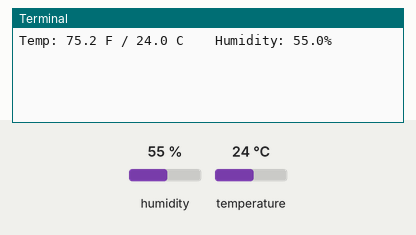
This program was run on a simulated Raspberry Pi (BCM pin numbers). Parts: the last lines printed to the terminal. The test bench sets the inputs (shaded band); at power-on: humidity 55 %, temperature 24 °C.

Above: at 1.2 s.
1.3 s: humidity set to 22 %
At 3.5 s:
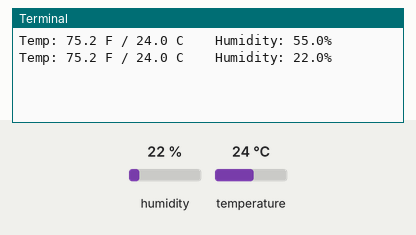
4.3 s: temperature set to 12 °C
At 5.8 s:
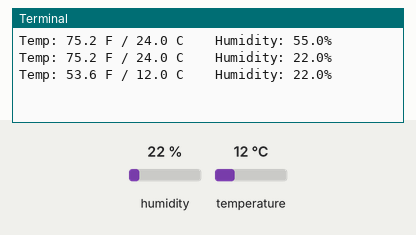
7.3 s: humidity set to 40 %
At 10.7 s:
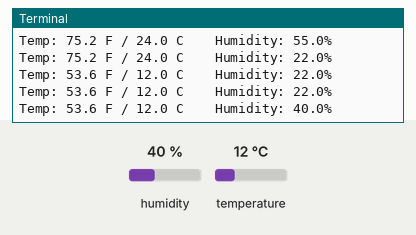
Timing chart, 0 to 12.2 s (numbered marks = the images above; inputs shaded):
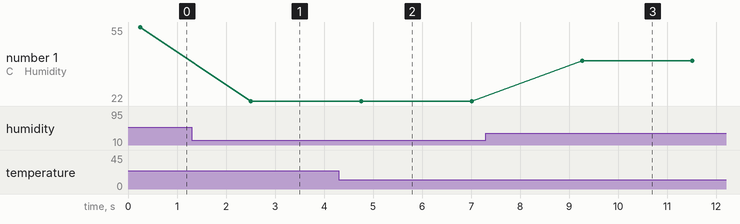

Measured:
- after the input at 1.3 s, the terminal: prints a new line after 1.2 s (image 1)
- after the input at 4.3 s, the terminal: prints a new line after 0.46 s (image 2)
- after the input at 7.3 s, the terminal: prints a new line after 2.0 s (image 3)
- plotted number 1: 55 → 22 after the input at 1.3 s, 22 → 40 after the input at 7.3 s

The program:

DHT22.py
```python
import time
import board
import adafruit_dht

dhtDevice = adafruit_dht.DHT22(board.D27)

while True:
    try:
        # Print the values to the serial port
        temperature_c = dhtDevice.temperature
        temperature_f = temperature_c * (9 / 5) + 32
        humidity = dhtDevice.humidity
        print(
            "Temp: {:.1f} F / {:.1f} C    Humidity: {}% ".format(
                temperature_f, temperature_c, humidity
            )
        )

    except RuntimeError as error:
        # Errors happen fairly often, DHT's are hard to read, just keep going
        print(error.args[0])
        time.sleep(2.0)
        continue
    except Exception as error:
        dhtDevice.exit()
        raise error

    time.sleep(2.0)
```
